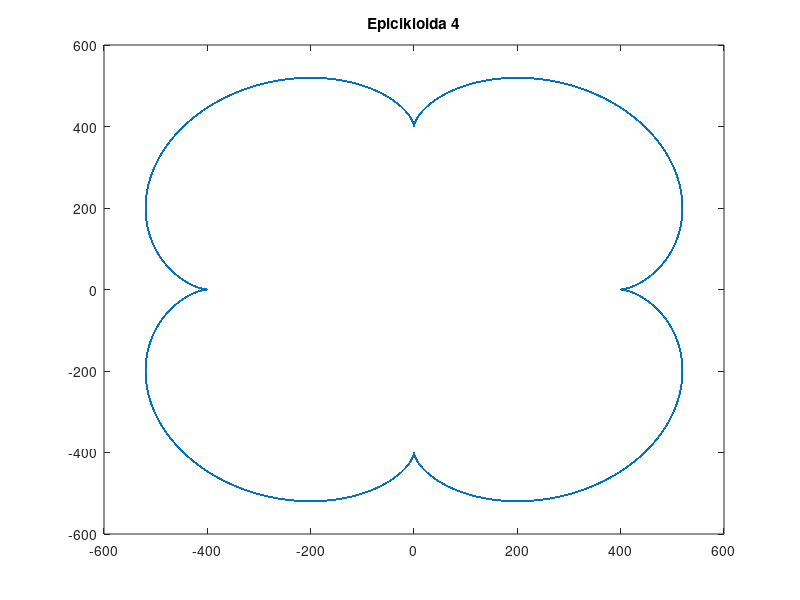

Reproduce this figure in MATLAB.
%% Epicikloida 4

%% Inicijalizacija

close all
clear all
clc

%%

alfa = 0:0.01:100*pi;
a = 100;
k = 4;
x = a*(k+1)*cos(alfa)-a*cos((k+1)*alfa);
y = a*(k+1)*sin(alfa)-a*sin((k+1)*alfa);

figure
plot(x,y)
title('Epicikloida 4')